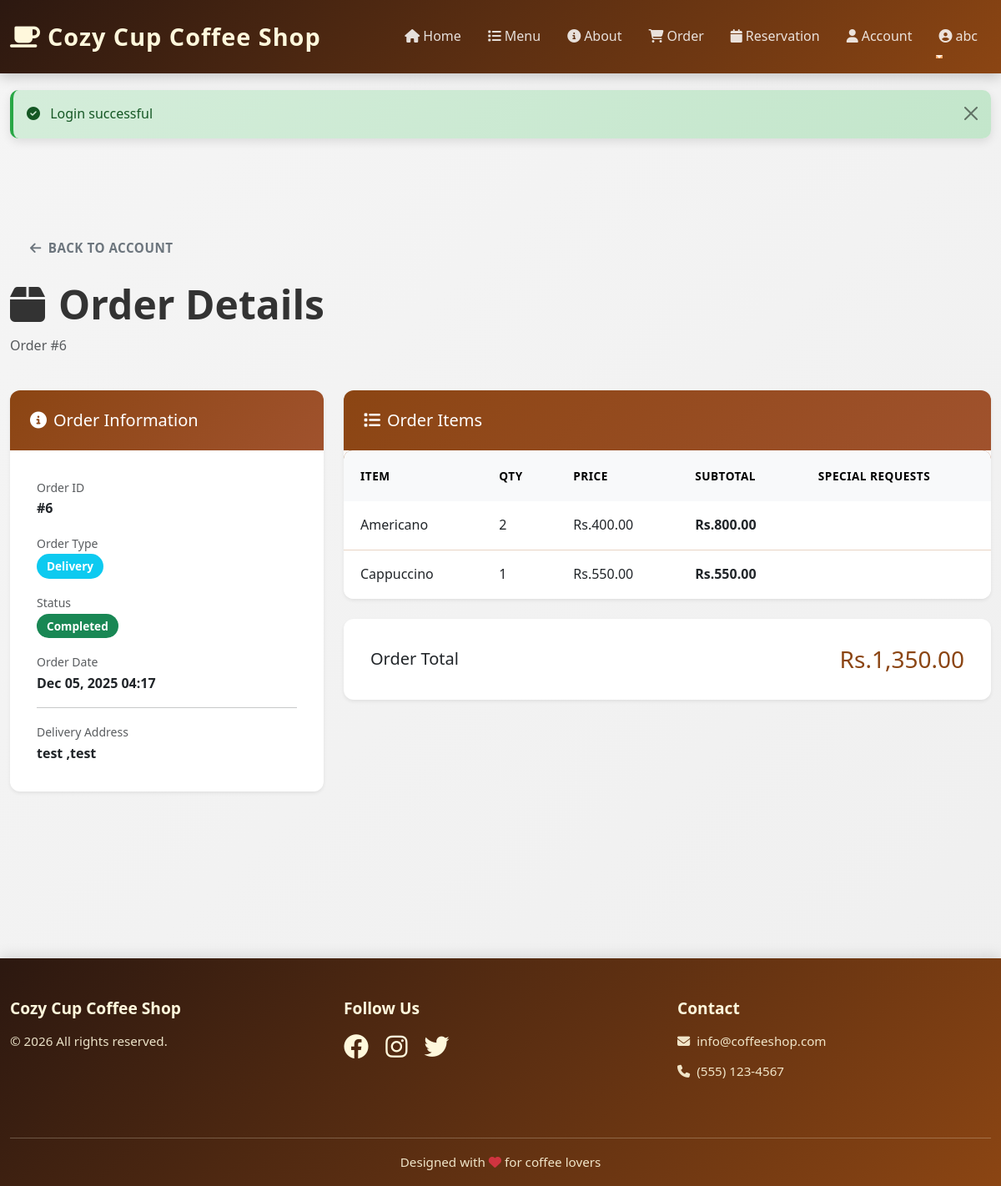
Page /public/index.php?page=order-details&id=6 (signed in) on the committed database.
### tables this page shows
CREATE TABLE `orders` (
  `id` int NOT NULL AUTO_INCREMENT,
  `customer_id` int NOT NULL,
  `order_type` varchar(50) NOT NULL,
  `status` varchar(50) DEFAULT 'Pending',
  `total_price` decimal(10,2) NOT NULL,
  `delivery_address` text,
  `table_id` int DEFAULT NULL,
  `created_at` timestamp NULL DEFAULT CURRENT_TIMESTAMP,
  `updated_at` timestamp NULL DEFAULT CURRENT_TIMESTAMP ON UPDATE CURRENT_TIMESTAMP,
  PRIMARY KEY (`id`)
);

CREATE TABLE `order_items` (
  `id` int NOT NULL AUTO_INCREMENT,
  `order_id` int NOT NULL,
  `menu_item_id` int NOT NULL,
  `quantity` int NOT NULL,
  `special_requests` text,
  `item_price` decimal(10,2) NOT NULL,
  `created_at` timestamp NULL DEFAULT CURRENT_TIMESTAMP,
  PRIMARY KEY (`id`)
);

CREATE TABLE `menu_items` (
  `id` int NOT NULL AUTO_INCREMENT,
  `name` varchar(255) NOT NULL,
  `description` text,
  `category` varchar(100) NOT NULL,
  `price` decimal(10,2) NOT NULL,
  `image_path` varchar(255),
  `is_available` tinyint(1) DEFAULT 1,
  `created_at` timestamp NULL DEFAULT CURRENT_TIMESTAMP,
  `updated_at` timestamp NULL DEFAULT CURRENT_TIMESTAMP ON UPDATE CURRENT_TIMESTAMP,
  PRIMARY KEY (`id`)
);

### app/controllers/BaseController.php (called while the page is built, shortened)
<?php
class BaseController {
    public function __construct() {
        require_once __DIR__ . '/../models/Database.php';
    }
    protected function render($view, $data = []) {
        extract($data);
        require __DIR__ . '/../views/' . $view . '.php';
    }
    protected function getGet($key, $default = null) {
        return isset($_GET[$key]) ? SecurityHelper::sanitizeInput($_GET[$key]) : $default;
    }
}
?>

### app/controllers/AccountController.php (called while the page is built, shortened)
<?php
require_once __DIR__ . '/BaseController.php';
require_once __DIR__ . '/../models/Order.php';
require_once __DIR__ . '/../models/OrderItem.php';
class AccountController extends BaseController {
    public function showOrderDetails() {
        $order_id = $this->getGet('id');
        $order = new Order();
        $orderData = $order->getById($order_id);
        $orderItem = new OrderItem();
        $items = $orderItem->getByOrder($order_id);
        $this->render('customer/order-details', [
            'order' => $orderData,
            'items' => $items
        ]);
    }
}
?>

### app/models/Order.php (called while the page is built, shortened)
<?php
require_once __DIR__ . '/Database.php';
class Order {
    private $db;
    public function __construct() {
        $this->db = new Database();
    }
    public function getById($id) {
        $stmt = $this->db->prepare("SELECT * FROM orders WHERE id = ?");
        $stmt->bind_param("i", $id);
        $stmt->execute();
        $result = $stmt->get_result();
        return $result->fetch_assoc();
    }
}
?>

### app/models/Database.php (called while the page is built, shortened)
<?php
class Database {
    private $conn;
    public function __construct() {
        global $conn;
        $this->conn = $conn;
    }
    public function prepare($sql) {
        return $this->conn->prepare($sql);
    }
}
?>

### helpers/SecurityHelper.php (called while the page is built, shortened)
<?php
class SecurityHelper {
    public static function sanitizeInput($input) {
        return htmlspecialchars(trim($input), ENT_QUOTES, 'UTF-8');
    }
    public static function escapeOutput($output) {
        return htmlspecialchars($output, ENT_QUOTES, 'UTF-8');
    }
}
?>

### app/models/OrderItem.php (called while the page is built, shortened)
<?php
require_once __DIR__ . '/Database.php';
class OrderItem {
    private $db;
    public function __construct() {
        $this->db = new Database();
    }
    public function getByOrder($order_id) {
        $stmt = $this->db->prepare("SELECT oi.*, m.name, m.description FROM order_items oi JOIN menu_items m ON oi.menu_item_id = m.id WHERE oi.order_id = ?");
        $stmt->bind_param("i", $order_id);
        $stmt->execute();
        $result = $stmt->get_result();
        return $result->fetch_all(MYSQLI_ASSOC);
    }
}
?>

### app/views/customer/order-details.php (the view, shortened to what this page needs)
<?php include __DIR__ . '/../layouts/header.php'; ?>
<div class="container py-5">
    <div class="row mb-4">
        <div class="col-12">
            <a href="<?php echo SITE_URL; ?>/public/index.php?page=account" class="btn btn-outline-secondary mb-3">
                <i class="fas fa-arrow-left me-2"></i>Back to Account
            </a>
            <h1 class="display-5 fw-bold mb-2">
                <i class="fas fa-box me-3"></i>Order Details
            </h1>
            <p class="text-muted">Order #<?php echo $order['id']; ?></p>
        </div>
    </div>
    <div class="row g-4 mb-5">
        <div class="col-lg-4">
            <div class="card border-0 shadow-sm">
                <div class="card-header bg-primary text-white">
                    <h5 class="mb-0"><i class="fas fa-info-circle me-2"></i>Order Information</h5>
                </div>
                <div class="card-body">
                    <div class="mb-3">
                        <small class="text-muted">Order ID</small>
                        <p class="mb-0"><strong>#<?php echo $order['id']; ?></strong></p>
                    </div>
                    <div class="mb-3">
                        <small class="text-muted">Order Type</small>
                        <p class="mb-0"><span class="badge bg-info"><?php echo SecurityHelper::escapeOutput($order['order_type']); ?></span></p>
                    </div>
                    <div class="mb-3">
                        <small class="text-muted">Status</small>
                        <p class="mb-0">
                            <span class="badge bg-<?php echo $order['status'] === 'Completed' ? 'success' : ($order['status'] === 'Pending' ? 'warning' : 'danger'); ?>">
                                <?php echo SecurityHelper::escapeOutput($order['status']); ?>
                            </span>
                        </p>
                    </div>
                    <div class="mb-0">
                        <small class="text-muted">Order Date</small>
                        <p class="mb-0"><strong><?php echo date('M d, Y H:i', strtotime($order['created_at'])); ?></strong></p>
                    </div>
                    <?php if ($order['order_type'] === 'Delivery'): ?>
                        <hr>
                        <div>
                            <small class="text-muted">Delivery Address</small>
                            <p class="mb-0"><strong><?php echo SecurityHelper::escapeOutput($order['delivery_address']); ?></strong></p>
                        </div>
                    <?php endif; ?>
                </div>
            </div>
        </div>
        <div class="col-lg-8">
            <div class="card border-0 shadow-sm mb-4">
                <div class="card-header bg-success text-white">
                    <h5 class="mb-0"><i class="fas fa-list me-2"></i>Order Items</h5>
                </div>
                <div class="card-body p-0">
                    <div class="table-responsive">
                        <table class="table table-hover mb-0">
                            <thead class="table-light">
                                <tr>
                                    <th>Item</th>
                                    <th>Qty</th>
                                    <th>Price</th>
                                    <th>Subtotal</th>
                                    <th>Special Requests</th>
                                </tr>
                            </thead>
                            <tbody>
                                <?php foreach ($items as $item): ?>
                                    <tr>
                                        <td><?php echo SecurityHelper::escapeOutput($item['name']); ?></td>
                                        <td><?php echo $item['quantity']; ?></td>
                                        <td>Rs.<?php echo number_format($item['item_price'], 2); ?></td>
                                        <td><strong>Rs.<?php echo number_format($item['item_price'] * $item['quantity'], 2); ?></strong></td>
                                        <td><small><?php echo SecurityHelper::escapeOutput($item['special_requests']); ?></small></td>
                                    </tr>
                                <?php endforeach; ?>
                            </tbody>
                        </table>
                    </div>
                </div>
            </div>
            <div class="card border-0 shadow-sm">
                <div class="card-body">
                    <div class="d-flex justify-content-between align-items-center">
                        <h5 class="mb-0">Order Total</h5>
                        <h3 class="text-primary mb-0">Rs.<?php echo number_format($order['total_price'], 2); ?></h3>
                    </div>
                </div>
            </div>
        </div>
    </div>
</div>
<?php include __DIR__ . '/../layouts/footer.php'; ?>

### public/css/modern.css (style rules this page uses)
:root { --primary-color: #8B4513; --primary-dark: #6B3410; --primary-light: #A0522D; --secondary-color: #D2691E; --accent-color: #F4A460; --light-color: #FFF8DC; --dark-color: #2C1810; --text-color: #333; --border-color: #E8D4C4; --success-color: #28a745; --danger-color: #dc3545; --warning-color: #ffc107; --info-color: #17a2b8; }
* { margin: 0; padding: 0; box-sizing: border-box; }
html, body { height: 100%; }
body { font-family: 'Segoe UI', Tahoma, Geneva, Verdana, sans-serif; background: linear-gradient(135deg, #f5f5f5 0%, #efefef 100%); color: var(--text-color); line-height: 1.6; }
.container { max-width: 1200px; }
.card { border: none; border-radius: 12px; box-shadow: 0 4px 15px rgba(0, 0, 0, 0.08); transition: all 0.3s ease; overflow: hidden; }
.card-header { background: linear-gradient(135deg, var(--primary-color) 0%, var(--primary-light) 100%); color: white; border: none; padding: 1.5rem; font-weight: 600; }
.card-body { padding: 2rem; }
.btn { border-radius: 8px; font-weight: 600; padding: 0.75rem 1.5rem; transition: all 0.3s ease; border: none; text-transform: uppercase; letter-spacing: 0.5px; font-size: 0.95rem; }
.table { border-collapse: collapse; background: white; border-radius: 10px; overflow: hidden; box-shadow: 0 4px 12px rgba(0, 0, 0, 0.08); }
.table thead { background: linear-gradient(135deg, var(--primary-color) 0%, var(--primary-light) 100%); color: white; }
.table thead th { border: none; padding: 1.25rem; font-weight: 600; text-transform: uppercase; font-size: 0.85rem; letter-spacing: 0.5px; }
.table tbody td { padding: 1rem 1.25rem; border-bottom: 1px solid var(--border-color); vertical-align: middle; }
.table tbody tr:last-child td { border-bottom: none; }
.text-primary { color: var(--primary-color) !important; }
.bg-primary { background: linear-gradient(135deg, var(--primary-color) 0%, var(--primary-light) 100%) !important; }
html { scroll-behavior: smooth; }
body { animation: pageLoad 0.3s ease; }
.badge { padding: 0.5rem 0.75rem; font-weight: 600; border-radius: 20px; font-size: 0.85rem; }

### rows in the picture
orders: id "6", order_type "Delivery", status "Completed", created_at "Dec 05, 2025 04:17", delivery_address "test ,test", total_price "1,350.00"
order_items: menu_item.name "Americano", quantity "2", item_price "400.00", $item['item_price'] * $item['quantity'] "800.00"
order_items: menu_item.name "Cappuccino", quantity "1", item_price "550.00", $item['item_price']*$item['quantity'] "550.00"

### other values in the picture
SITE_NAME "Cozy Cup Coffee Shop"
SecurityHelper::escapeOutput(SessionHelper::getUserName()) "abc"
SecurityHelper::escapeOutput($flash['message']) "Login successful"
